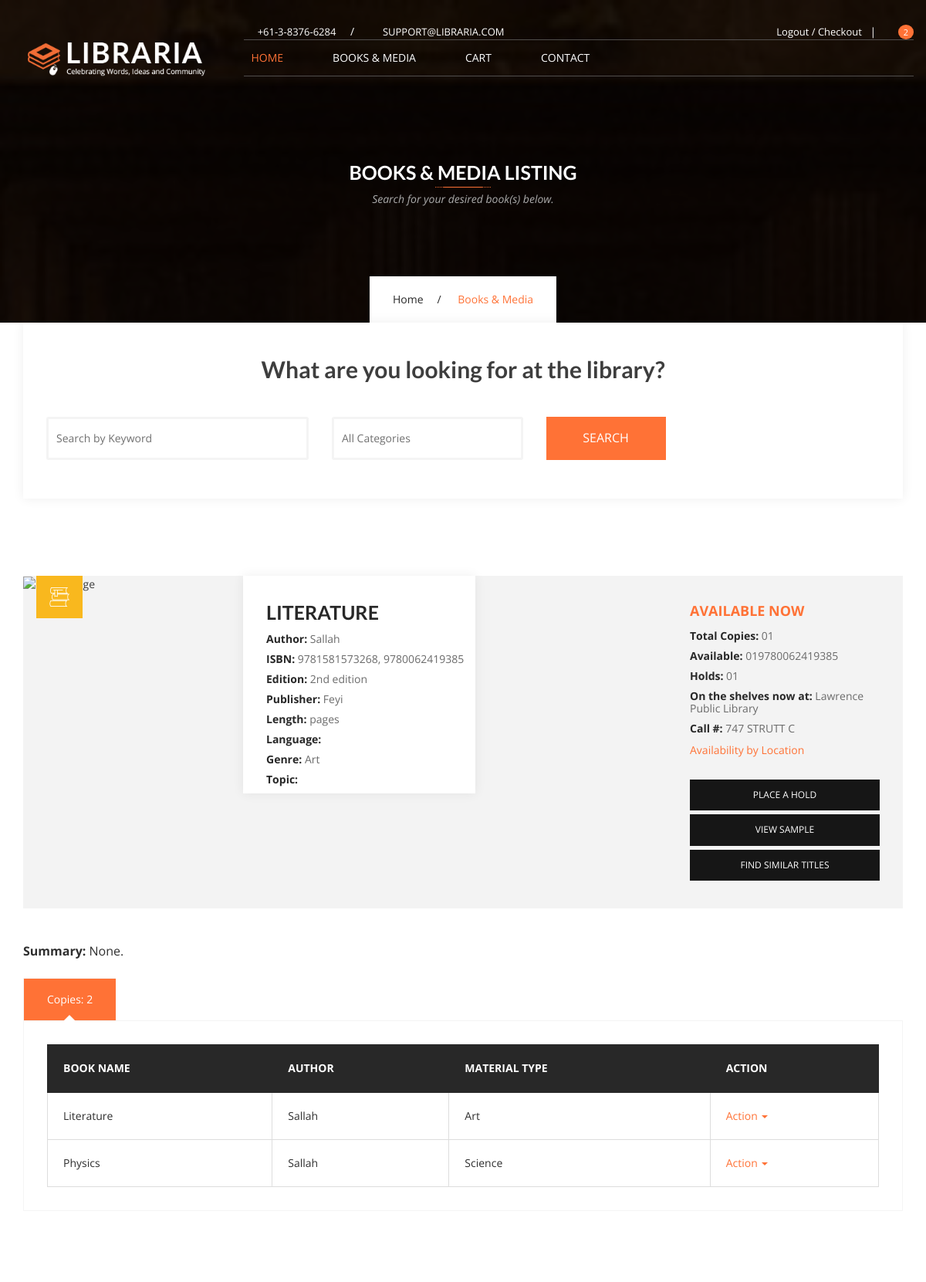
/inventory (signed in, upper part), run on an earlier commit of the app's database.
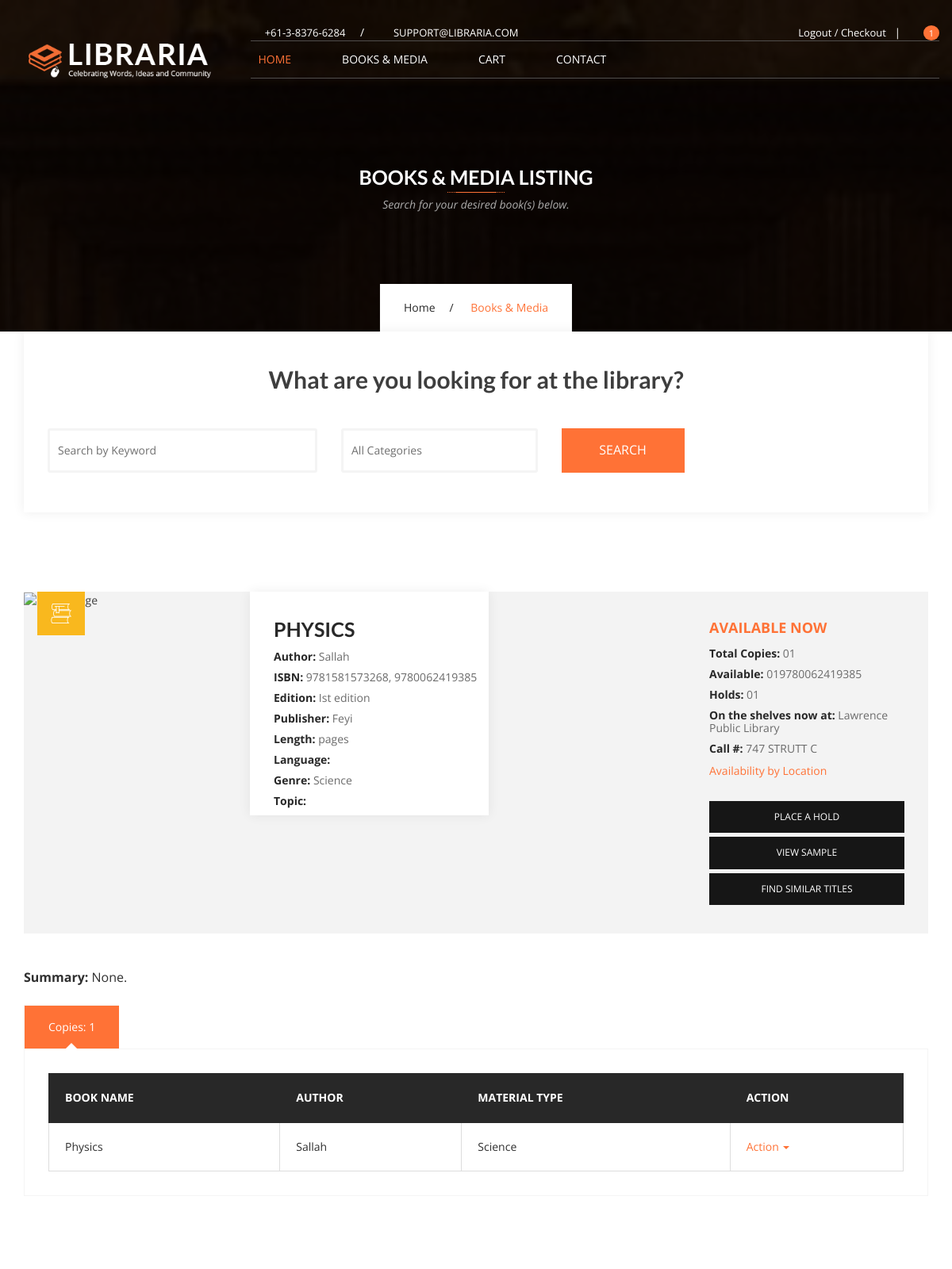
And on a later commit of the database.
### lms_app/models.py (models this page shows, shortened)
class Book(models.Model):
	name = models.CharField(max_length=50, blank=False)
	author = models.CharField(max_length=50, blank=True)
	cover_page = models.ImageField(blank=True, upload_to="cover/")
	edition = models.CharField(max_length=50, blank=True)
	isbn = models.CharField(max_length=50, blank=True)
	publisher = models.CharField(max_length=50, blank=True)
	language = models.CharField(max_length=50, blank=True)
	topic = models.CharField(max_length=50, blank=True)
	length = models.CharField(max_length=50, blank=True)
	category = models.ForeignKey(Catalogue, blank=True, on_delete=models.CASCADE)
	book_count = models.IntegerField(default=1)
	book_price = models.IntegerField(default=10)
	summary = models.TextField(blank=True, null=True)
	status = models.ForeignKey(Status, blank=True, on_delete=models.CASCADE)

class Catalogue(models.Model):
	name = models.CharField(max_length=50, blank=False)
	class Meta:
		verbose_name_plural = 'Catalogue'
	def __str__(self):
		return str(self.name)

### lms_app/views.py (the view)
# urls.py: path('inventory', views.inventory, name='inventory'),
@login_required(login_url='login-user')
def inventory(request):
	user = request.user
	books_taken = user.profile.books_taken.all().order_by('-id')
	total = user.profile.books_price + 5
	book_count = user.profile.books_taken.count()
	price = user.profile.books_price
	latest = Book.objects.order_by('-id').first()
	books = Book.objects.all().order_by('-id')
	total_count = Book.objects.count()
	context = {
		'books_taken':books_taken,
		"latest":latest,
		'total_count':total_count,
		"book_count":book_count,
		'user':user,
		'books':books,
		'total':total,
		'price':price,
	}
	return render(request, 'inventory.html', context)

### lms_app/templates/inventory.html (shortened to what the changed rows need)
<!DOCTYPE html>
{% load static %}
<html lang="zxx">
<head>
<link href="{% static 'css/font-awesome.min.css' %}" rel="stylesheet" type="text/css" />
<link href="{% static 'css/mmenu.css' %}" rel="stylesheet" type="text/css" />
<link href="{% static 'css/mmenu.positioning.css' %}" rel="stylesheet" type="text/css" />
<link href="{% static 'css/style.css' %}" rel="stylesheet" type="text/css" />
</head>
    <body>
        <header id="header-v1" class="navbar-wrapper inner-navbar-wrapper">
            <div class="container">
                <div class="row">
                    <nav class="navbar navbar-default">
                        <div class="row">
                            <div class="col-md-3">
                                <div class="navbar-header">
                                    <div class="navbar-brand">
                                        <h1>
                                            <a href="/">
                                                <img src="{% static 'images/libraria-logo-v1.png' %}" alt="LIBRARIA" />
                                            </a>
                                        </h1>
                                    </div>
                                </div>
                            </div>
                            <div class="col-md-9">
                                <div class="header-topbar hidden-sm hidden-xs">
                                    <div class="row">
                                        <div class="col-sm-6">
                                            <div class="topbar-links">
                                                <div class="header-cart dropdown">
                                                    <a data-toggle="dropdown" class="dropdown-toggle" href="#">
                                                        <i class="fa fa-shopping-cart"></i>
                                                        <small>{{ book_count }}</small>
                                                    </a>
                                            </div>
                                        </div>
                                    </div>
                                </div>
                            </div>
                        </div>
                    </nav>
                </div>
            </div>
        </header>
        <section class="page-banner services-banner">
            <div class="container">
                <div class="banner-header">
                    <h2>Books & Media Listing</h2>
                </div>
            </div>
        </section>
        <div id="content" class="site-content">
            <div id="primary" class="content-area">
                <main id="main" class="site-main">
                    <div class="booksmedia-detail-main">
                        <div class="container">
                            <div class="booksmedia-detail-box">
                                <div class="detailed-box">
                                    <div class="col-xs-12 col-sm-5 col-md-3">
                                    </div>
                                    <div class="col-xs-12 col-sm-7 col-md-6">
                                        <div class="post-center-content">
                                            <h2>{{ latest.name }}</h2>
                                            <p><strong>Author:</strong> {{ latest.author }}</p>
                                            <p><strong>ISBN:</strong> {{ latest.isbn }}</p>
                                            <p><strong>Edition:</strong> {{ latest.edition }}</p>
                                            <p><strong>Publisher:</strong> {{ latest.publisher }}</p>
                                            <p><strong>Length:</strong> {{ latest.length }} pages</p>
                                            <p><strong>Language:</strong> {{ latest.language }}</p>
                                            <p><strong>Genre:</strong> {{ latest.category }}</p>
                                            <p><strong>Topic:</strong> {{ latest.topic }}</p>
                                        </div>
                                    </div>
                                    <div class="col-xs-12 col-sm-12 col-md-3 ">
                                    </div>
                                </div>
                                <p><strong>Summary:</strong> {{latest.summary}}. </p>
                                <div class="table-tabs" id="responsiveTabs">
                                    <ul class="nav nav-tabs">
                                        <li class="active"><b class="arrow-up"></b><a data-toggle="tab" href="#sectionA">Copies: {{ total_count }}</a></li>
                                    </ul>
                                    <div class="tab-content">
                                        <div id="sectionA" class="tab-pane fade in active">
                                            <table class="table table-bordered">
                                                <thead>
                                                    <tr>
                                                        <th>Book Name</th>
                                                        <th>Author</th>
                                                        <th>Material Type</th>
                                                        <th>Action</th>
                                                    </tr>
                                                </thead>
                                                <tbody>
                                                    {% for book in books %}
                                                    <tr>
                                                        <td>{{book.name}}</td>
                                                        <td>{{book.author}}</td>
                                                        <td>{{book.category}}</td>
                                                        <td data-title="action" class="product-action">
                                                            <div class="dropdown">
                                                                <a href="#" data-toggle="dropdown" class="dropdown-toggle">Action <b class="caret"></b></a>
                                                            </div>
                                                        </td>
                                                    </tr>
                                                    {% endfor %}
                                                </tbody>
                                            </table>
                                        </div>
                                    </div>
                                </div>
                            </div>
                        </div>
                    </div>
                </main>
            </div>
        </div>
    </body>
</html>

What changed in the data, as far as the page shows it:
removed Book: name "LITERATURE", author "Sallah", isbn "9781581573268, 9780062419385", edition "2nd edition", publisher "Feyi", category "Art", summary "None", name "Literature"
Also different on the page:
{{ book_count }}: "2" → "1"
{{ latest.name }}: "LITERATURE" → "PHYSICS"
{{ latest.edition }}: "2nd edition" → "Ist edition"
{{ latest.category }}: "Art" → "Science"
{{ total_count }}: "2" → "1"
